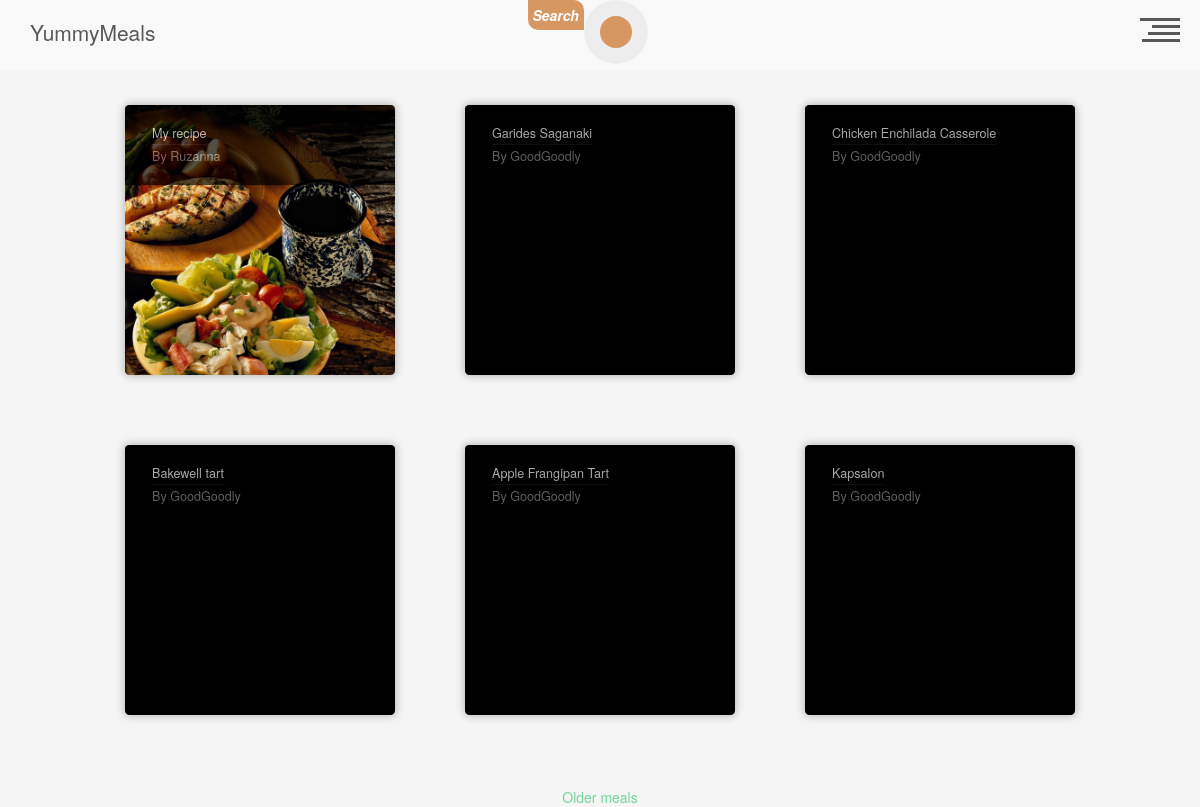
The page /meal/ on the database its author committed.
### app/meals/models.py (models this page shows)
class Meal(db.Model):
    __tablename__ = 'meal'
    id = Column(Integer, primary_key=True)
    name = Column(String)
    category_id =  Column(Integer, ForeignKey('category.id'))
    area_id = Column(Integer, ForeignKey('area.id'))
    author_id = Column(Integer, ForeignKey('user.id'), default = 1)
    instructions = Column(String)
    img_link = Column(String , default = 'default.jpg')
    tags = Column(String)
    video_link = Column(String)
    area = relationship("Area")
    category = relationship("Category")
    user = relationship("User")

### app/users/models.py (models this page shows, shortened)
class User(db.Model, UserMixin):
    id = db.Column(db.Integer, primary_key=True)
    username = db.Column(db.String(20), unique=True, nullable=False)
    email = db.Column(db.String(120), unique=True, nullable=False)
    image_file = db.Column(db.String(20), nullable=False, default='default.jpg')
    password = db.Column(db.String(60), nullable=False)
    comment = db.relationship('UserComments', backref='author', lazy=True)

### app/meals/routes.py (the view)
@meals_bp.route('/')
def test_route():
    page = request.args.get('page', 1, type=int)
    meallist = Meal.query.paginate(page, 6, False)
    next_url = url_for('meals.test_route', page=meallist.next_num) \
        if meallist.has_next else None
    prev_url = url_for('meals.test_route', page=meallist.prev_num) \
        if meallist.has_prev else None
    return render_template(
        'main_page.html',
        meallist=meallist,
        next_url=next_url,
        prev_url=prev_url,
    )

### app/meals/templates/main_page.html (shortened to what this page needs)
{% extends 'index.html' %}
{% block content %}
    <link rel="stylesheet" href={{ url_for('meals.static', filename='css/main.css') }}  />
<div class="flexbox">
    {% for meal in meallist.items %}
        <div class="food-card" style="background-image:url(
          {% if meal.author_id != 1 %}
            {{url_for('meals.static' ,filename = meal.img_link )}}
          {% else %}
            {{meal.img_link}}
          {% endif %}
          );">
    <div class="food-card-content">
      <div class="heading show">
        <h2>{{meal.name}}</h2>
      </div>
      <div class="heading author show">
        <h5>By <a href="{{url_for('users.users_profiles' , u_id = meal.user.id)}}" class="profile">{{meal.user.username}}</a></h5>
      </div>
    </div>
  </div>
    {% endfor %}
</div>
<div class="nav_btns">
    {% if next_url %}
    <a href="{{ next_url }}">  Older meals </a>
    {% endif %}
</div>
{% endblock content %}

### app/index/templates/index.html (shortened to what this page needs)
{% extends 'base.html' %}

### app/index/templates/base.html (shortened to what this page needs)
<!DOCTYPE html>
<html lang="en">
<head>
    <link rel="stylesheet" href= "{{ url_for('index.static', filename='css/base.css') }}"  />
    <link rel="stylesheet" href="https://stackpath.bootstrapcdn.com/bootstrap/4.5.0/css/bootstrap.min.css">
    <link rel="stylesheet" href="https://cdnjs.cloudflare.com/ajax/libs/font-awesome/4.7.0/css/font-awesome.min.css">
    <link rel="stylesheet" href="https://cdnjs.cloudflare.com/ajax/libs/twitter-bootstrap/3.3.7/css/bootstrap.min.css">
</head>
<body>
    {% include 'header.html' %}
    <main class="main-content">
    {% block content %}
    {% endblock content %}
    </main>
</body>
</html>

### app/index/templates/header.html (shortened to what this page needs)
<link rel="stylesheet" href="{{url_for('index.static',filename='css/header.css') }}">
<header>
  <h1 id="site-title"><a style="display:flex;" href="/">YummyMeals</a></h1>
<div class="search-form">
<p class="head_search_txt">Search</p>
 <form  method = 'GET' action="{{url_for('meals.meal_search')}}">
    <button style = "outline:none;" class="head_search_btn" type = 'submit'></button>
  </form>
</div>
  <div id="nav-trigger" role="button">
    <div class="line l-01"></div>
    <div class="line l-02"></div>
    <div class="line l-03"></div>
    <div class="line l-04"></div>
  </div>
</header>

### app/index/static/css/base.css (style rules this page uses)
* { margin: 0; padding: 0; outline: none; box-sizing: border-box; }
body { background-color: #ededed; }

### app/meals/static/css/main.css (style rules this page uses)
html { font-family:"Open Sans",sans-serif; height:100%; width:100%; background:whitesmoke; }
div.show { position:relative;overflow:hidden;width:fit-content; }
div.show > h1,div.show > h2,div.show > h3,div.show > h4,div.show > h5,div.show > p { animation:1s show-slow ease-in; }
.heading > * { margin:0;padding:4px 0;line-height:1.125;white-space:nowrap;overflow:hidden;text-overflow:ellipsis;max-width:200px; }
.author > h5 { opacity:0.56;line-height:1.25; }
.food-card { position:relative;width:300px;height:300px;margin:20px 20px;border-radius:5px;box-shadow:0 0 10px 1px #00000045;background:black no-repeat right top ;background-size:auto 300px;color:white;overflow:hidden; }
.flexbox { display:flex;justify-content:center;vertical-align:middle;flex-wrap:wrap; }
.food-card-content { background:black;padding:20px 30px;opacity:0.66;transition:0.5s ease all; }
.food-card { transform:scale(0.9);transition:0.5s all ease; }
.profile { color:white; }
.nav_btns { width: 100%; text-align: center; margin: 40px auto; }

### rows shown on the page
Meal: img_link (placeholder picture), name "My recipe", user.username "Ruzanna"
Meal: name "Garides Saganaki", user.username "GoodGoodly"
Meal: name "Chicken Enchilada Casserole", user.username "GoodGoodly"
Meal: name "Bakewell tart", user.username "GoodGoodly"
Meal: name "Apple Frangipan Tart", user.username "GoodGoodly"
Meal: name "Kapsalon", user.username "GoodGoodly"
